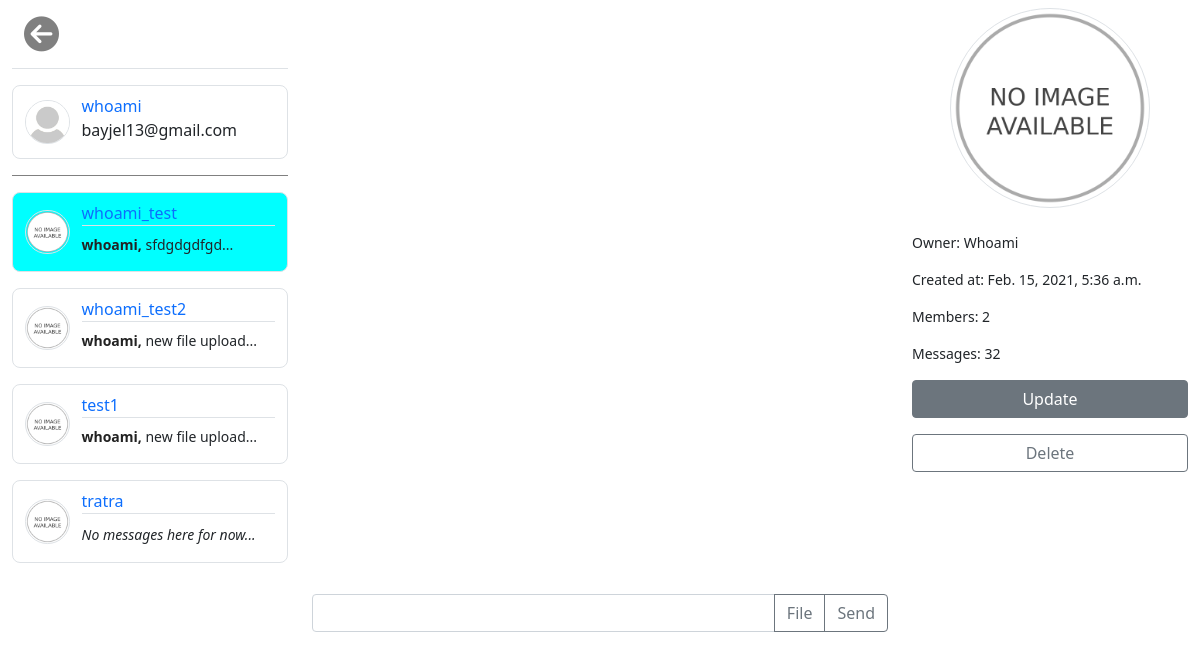
Page /chat/whoami_test/ (signed in) on the committed database.
### users/models.py (models this page shows, shortened)
class CustomUser(AbstractBaseUser, PermissionsMixin):
    email = models.EmailField('email address', unique=True)
    name = models.CharField('username', max_length=30, unique=True)
    is_staff = models.BooleanField(default=False)
    is_active = models.BooleanField(default=True)
    date_joined = models.DateTimeField(default=timezone.now)
    USERNAME_FIELD = 'email'
    REQUIRED_FIELDS = ['name', ]
    objects = CustomUserManager()

class Profile(models.Model):
    user = models.OneToOneField(
        settings.AUTH_USER_MODEL, on_delete=models.CASCADE)
    image = models.ImageField(
        upload_to="uploads/profile_images/%Y/%m/%d",
        default='default/profile.jpg')
    class Meta:
        verbose_name_plural = 'Profile'
    def get_absolute_url(self):
        return reverse('users:profile', kwargs={'pk': self.user.pk})

### chat/models.py (models this page shows, shortened)
class ChatRoom(models.Model):
    name = models.CharField(max_length=50, unique=True)
    members = models.ManyToManyField(User, related_name='user_rooms')
    logo = models.ImageField(
        upload_to='group_logo/%Y/%m/%d', default="default/group_logo.png")
    is_private = models.BooleanField(default=False)
    owner = models.ForeignKey(User,
                              on_delete=models.CASCADE,
                              related_name="first_user")
    second_user = models.ForeignKey(User,
                                    on_delete=models.CASCADE,
                                    related_name="second_user",
                                    null=True,
                                    blank=True)
    created = models.DateTimeField(auto_now_add=True)
    def get_absolute_url(self):
        return reverse("chat:room", kwargs={"room_name": self.name})

class Message(models.Model):
    room = models.ForeignKey(
        ChatRoom, on_delete=models.CASCADE, related_name='room_messages')
    sender = models.ForeignKey(
        User, on_delete=models.CASCADE, related_name='users_messages')
    text = models.TextField()
    timestamp = models.DateTimeField(auto_now_add=True)
    image = models.ImageField(
        upload_to='uploads/%Y/%m/%d', null=True, blank=True)

### chat/views.py (the view)
# urls.py: path('chat/<str:room_name>/', views.ChatRoomView.as_view(), name='room'),
class ChatRoomView(LoginRequiredMixin, TemplateView):
    template_name = 'chat/room.html'
    def get_context_data(self, **kwargs):
        context = super(ChatRoomView, self).get_context_data(**kwargs)
        context["user"] = mark_safe(json.dumps(self.request.user.name))
        context["room_name"] = mark_safe(json.dumps(kwargs['room_name']))
        context["room_list"] = self.request.user.user_rooms.all()
        context['room_obj'] = ChatRoom.objects.get(name=kwargs['room_name'])
        return context

### chat/templates/chat/room.html (shortened to what this page needs)
{% extends 'base.html' %}
{% load static %}
{% block content %}
<div class="container-fluid">
    <div class="row mt-2">
        <div class="col-lg-3" style="overflow-y: auto; height: 600px;">
            <div class="row mx-0">
                <div class="col-lg-12" style="font-size: 35px;">
                    <a href="{% url 'chat:index' %}"><i class="fas fa-arrow-circle-left mb-3" style="color: grey"></i></a>
                </div>
                <div class="border-bottom"></div>
            </div>
            <div class="border row mt-3 mx-0 align-items-center" style="border-radius: 8px;">
                <div class="col-lg-3">
                    <img class="rounded-circle my-2 border img-fluid" src="{{ request.user.profile.image.url }}" alt="">
                </div>
                <div class="col-lg-9 px-0">
                    <div class=" mt-2">
                        <p class="mt-0"><a style="text-decoration: none" href="{{ request.user.profile.get_absolute_url }}">{{ request.user.name }}</a><br>{{ request.user.email }}</p>
                    </div>
                </div>
            </div>
            <div class="mt-3" style="border-bottom: 1px solid gray;"></div>
            {% for room in room_list %}
                <div class="border row mt-3 mx-0 align-items-center" style="border-radius: 8px;
                    {% if room.name == room_name|slice:"1:-1" %}
                        background-color: #00FFFF
                    {% endif %}">
                    <div class="col-lg-3">
                        <img class="rounded-circle img-fluid border" src="{{ room.logo.url }}" alt="">
                    </div>
                    <div class="col-lg-9" style="padding-left: 0;">
                        <div class="mt-2">
                            <a style="text-decoration: none;" href="{{ room.get_absolute_url }}">{{ room.name }}</a>
                            <div class="border-bottom"></div>
                            {% if room.room_messages.count != 0 %}
                                <p class="mt-2 small" >
                                    <span style="color: #222">
                                        {{ room.room_messages.last.sender.name }},</span>
                                        {{ room.room_messages.last.text|truncatewords:5 }}...
                                </p>
                            {% else %}
                                <p class="mt-2"><small style="font-style: italic;">No messages here for now...</small></p>
                            {% endif %}
                        </div>
                    </div>
                </div>
            {% endfor %}
        </div>
        <div class="col-lg-6">
            <div id="chat-log" style="overflow-y: auto; height: 570px;"></div>
            <div class="input-group my-3">
                <input class="form-control" id="chat-message-input" type="text" aria-describedby="chat-message-submit">
                <button class="btn btn-outline-secondary" type="button" onclick="getFile()" id="file-input">File</button>
                <button class="btn btn-outline-secondary" type="button" id="chat-message-submit">Send</button>
            </div>
        </div>
        <div class="col-lg-3" style="overflow-y: auto; height: 600px;">
            <div class="row justify-content-center">
                <div class="col-lg-12">
                    <div class="text-center">
                        <img style="max-height: 200px;" class="rounded-circle img-fluid border" src="{{ room_obj.logo.url }}" alt="">
                    </div>
                    <div class="mt-4">
                        <ul class="list-unstyled my-0 py-0" style="font-size: 14px;">
                            <li><p>Owner: {{ room_obj.owner.name|capfirst }}</p></li>
                            <li><p>Created at: {{ room_obj.created }}</p></li>
                            <li><p>Members: {{ room_obj.members.count }}</p></li>
                            <li><p>Messages: {{ room_obj.room_messages.count }}</p></li>
                            {% if room_obj.owner == request.user %}
                                <a style="width: 100%" class="btn btn-secondary mb-3" href="{% url 'chat:update' room_obj.id room_obj.name %}">Update</a>
                                <form action="{% url 'chat:delete' room_obj.id room_obj.name %}" method="POST"
                                    onsubmit="return confirm('Do you really want to delete this chat?');">
                                    <button style="width: 100%" class="btn btn-outline-secondary" type="submit">Delete</button>
                                </form>
                            {% endif %}
                        </ul>
                    </div>
                </div>
            </div>
        </div>
    </div>
</div>
{% endblock content %}

### static-files/css/room_style.css (style rules this page uses)
span { font-size: 14px; color: blue; font-weight: 600; }
#chat-log { scrollbar-color: white; }

### rows in the picture
CustomUser: user.profile.image (placeholder picture), user.name "whoami", user.email "bayjel13@gmail.com"
ChatRoom: logo (picture), name "whoami_test", room_messages.last.sender.name "whoami", room_messages.last.text "sfdgdgdfgd", owner.name "Whoami", created "Feb. 15, 2021, 5:36 a.m.", members.count "2", room_messages.count "32"
ChatRoom: logo (picture), name "whoami_test2", room_messages.last.sender.name "whoami", room_messages.last.text "new file upload"
ChatRoom: logo (picture), name "test1", room_messages.last.sender.name "whoami", room_messages.last.text "new file upload"
ChatRoom: logo (picture), name "tratra", shows "No messages here for now..."
